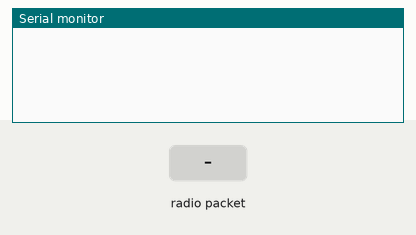
Recording of a sketch running on a simulated Arduino Uno, built with avr-gcc and run on an emulated ATmega328P. On the bench: the last lines printed to the serial monitor. The test bench sets the inputs (shaded band). No radio packets arrive unless stated.

Above: at 3.2 s.
3.3 s: radio packet "1" arrives
At 4.5 s:
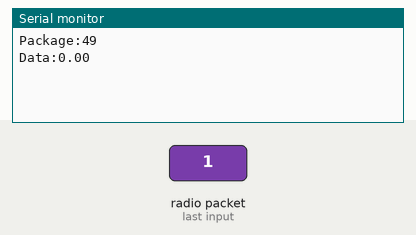
4.8 s: radio packet "0" arrives
At 5.8 s:
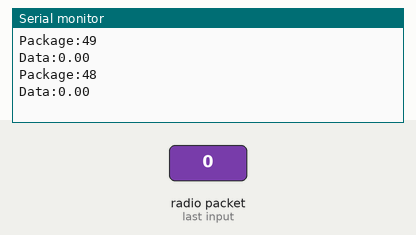
6.3 s: radio packet "2" arrives
At 7.0 s:
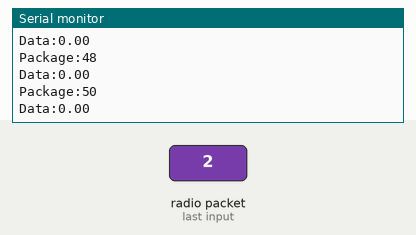

Measured:
- after the input at 3.3 s, the serial monitor: prints a new line at once (image 1)
- after the input at 4.8 s, the serial monitor: prints a new line at once (image 2)
- after the input at 6.3 s, the serial monitor: prints a new line at once (image 3)

The sketch:

arduino_receiver.ino
```cpp
//#include <RF24Network.h>
#include <RF24.h>
#include <SPI.h>

RF24 radio (7, 8);
struct package
{
  int id=0;
  float temperature = 0.0;
  char  text[100] ="empty";
};
typedef struct package Package;

/*RF24Network network(radio);      // Network uses that radio
const uint16_t this_node = 01;    // Address of our node in Octal format ( 04,031, etc)
const uint16_t base = 00;   // Address of the other node in Octal format
RF24NetworkHeader header;*/
const byte addr[5] = {'R','x','A','A','A'};

Package data;

void setup() {
  Serial.begin(9600);
  delay(1000);
  //SPI.begin();
  radio.begin();
  radio.openReadingPipe(1, addr);
  radio.setPALevel(RF24_PA_MIN);
  radio.setDataRate(RF24_250KBPS);
  radio.startListening();
  //network.begin(/*channel*/ 110, /*node address*/ this_node);
  delay(1000);
}

void loop() {
  //network.update();
  //RF24NetworkHeader header_sender(base);
  if ( radio.available())
  {
    while(radio.available()){
      //network.read(header, &data, sizeof(data) );
      radio.read(&data, sizeof(data) );
      Serial.print("\nPackage:");
      Serial.print(data.id);
      Serial.print("\n");
      Serial.print("Data:");
      Serial.println(data.temperature);
      Serial.println(data.text);
    }
  }
}
```
